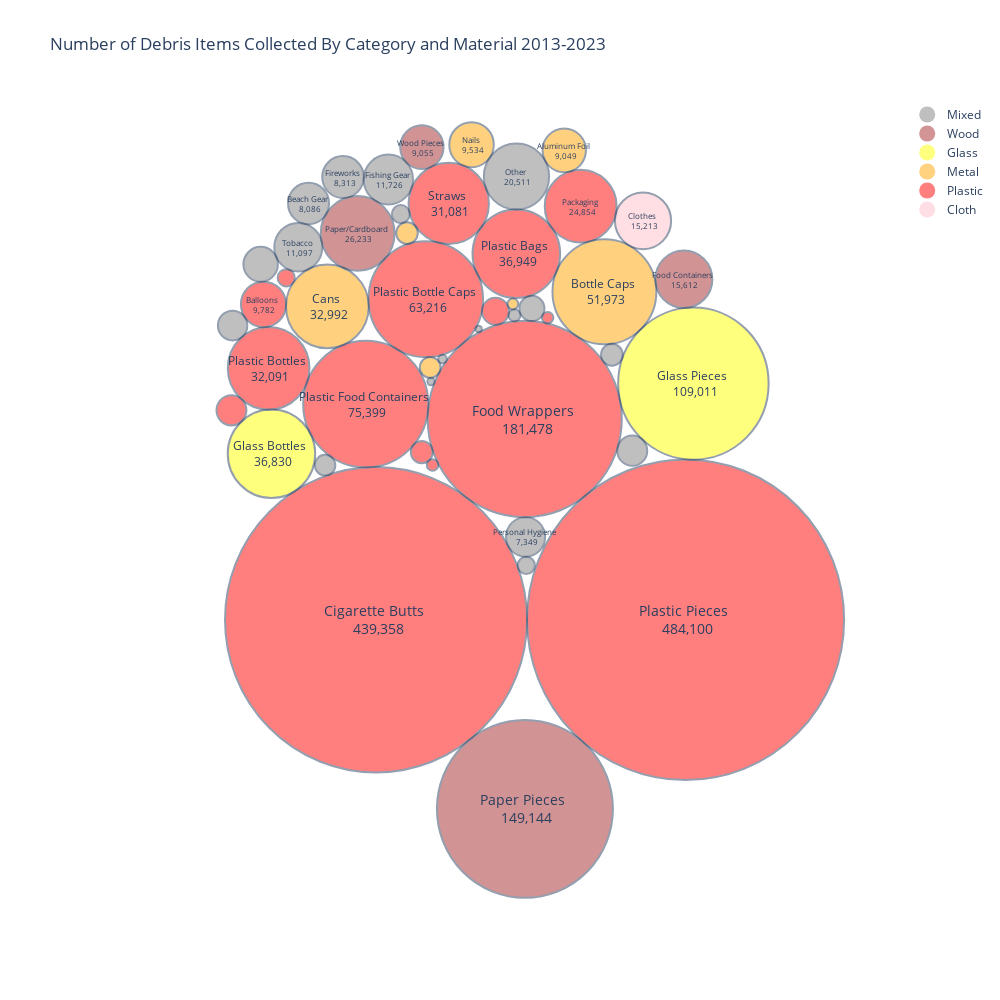

Here is the notebook cell this chart was saved with:
### Code cell
# Get data from 2013-2023 and make circle packing graph
fig = graph_maker.circle_packing_graph(plot_colors=None)
fig.show()

### Figure 1 — Plotly figure (JSON) as saved in the notebook; plotly's stock layout.template omitted (floating-point values rounded to 4 significant figures)
{"data": [{"marker": {"color": "grey", "opacity": 0.5, "size": 20, "symbol": "circle"}, "mode": "markers", "name": "Mixed", "showlegend": true, "type": "scatter", "x": [null], "y": [null]}, {"marker": {"color": "brown", "opacity": 0.5, "size": 20, "symbol": "circle"}, "mode": "markers", "name": "Wood", "showlegend": true, "type": "scatter", "x": [null], "y": [null]}, {"marker": {"color": "yellow", "opacity": 0.5, "size": 20, "symbol": "circle"}, "mode": "markers", "name": "Glass", "showlegend": true, "type": "scatter", "x": [null], "y": [null]}, {"marker": {"color": "orange", "opacity": 0.5, "size": 20, "symbol": "circle"}, "mode": "markers", "name": "Metal", "showlegend": true, "type": "scatter", "x": [null], "y": [null]}, {"marker": {"color": "red", "opacity": 0.5, "size": 20, "symbol": "circle"}, "mode": "markers", "name": "Plastic", "showlegend": true, "type": "scatter", "x": [null], "y": [null]}, {"marker": {"color": "pink", "opacity": 0.5, "size": 20, "symbol": "circle"}, "mode": "markers", "name": "Cloth", "showlegend": true, "type": "scatter", "x": [null], "y": [null]}], "layout": {"annotations": [{"font": {"size": 14}, "hovertext": "Plastic Pieces <br> 484,100", "showarrow": false, "text": "Plastic Pieces <br> 484,100", "x": 0.5181, "y": -0.2812}, {"font": {"size": 14}, "hovertext": "Cigarette Butts <br> 439,358", "showarrow": false, "text": "Cigarette Butts <br> 439,358", "x": -0.2835, "y": -0.2812}, {"font": {"size": 14}, "hovertext": "Food Wrappers <br> 181,478", "showarrow": false, "text": "Food Wrappers <br> 181,478", "x": 0.1015, "y": 0.2331}, {"font": {"size": 14}, "hovertext": "Paper Pieces <br> 149,144", "showarrow": false, "text": "Paper Pieces <br> 149,144", "x": 0.1021, "y": -0.7654}, {"font": {"size": 12}, "hovertext": "Glass Pieces <br> 109,011", "showarrow": false, "text": "Glass Pieces <br> 109,011", "x": 0.5383, "y": 0.3237}, {"font": {"size": 12}, "hovertext": "Plastic Food Containers <br> 75,399", "showarrow": false, "text": "Plastic Food Containers <br> 75,399", "x": -0.3101, "y": 0.2712}, {"font": {"size": 12}, "hovertext": "Plastic Bottle Caps <br> 63,216", "showarrow": false, "text": "Plastic Bottle Caps <br> 63,216", "x": -0.1546, "y": 0.5398}, {"font": {"size": 12}, "hovertext": "Bottle Caps <br> 51,973", "showarrow": false, "text": "Bottle Caps <br> 51,973", "x": 0.308, "y": 0.559}, {"font": {"size": 12}, "hovertext": "Plastic Bags <br> 36,949", "showarrow": false, "text": "Plastic Bags <br> 36,949", "x": 0.07985, "y": 0.6561}, {"font": {"size": 12}, "hovertext": "Glass Bottles <br> 36,830", "showarrow": false, "text": "Glass Bottles <br> 36,830", "x": -0.5542, "y": 0.1442}, {"font": {"size": 12}, "hovertext": "Cans <br> 32,992", "showarrow": false, "text": "Cans <br> 32,992", "x": -0.4095, "y": 0.5213}, {"font": {"size": 12}, "hovertext": "Plastic Bottles <br> 32,091", "showarrow": false, "text": "Plastic Bottles <br> 32,091", "x": -0.5615, "y": 0.363}, {"font": {"size": 12}, "hovertext": "Straws <br> 31,081", "showarrow": false, "text": "Straws <br> 31,081", "x": -0.09519, "y": 0.7851}, {"font": {"size": 8}, "hovertext": "Paper/Cardboard <br> 26,233", "showarrow": false, "text": "Paper/Cardboard <br> 26,233", "x": -0.331, "y": 0.7083}, {"font": {"size": 8}, "hovertext": "Packaging <br> 24,854", "showarrow": false, "text": "Packaging <br> 24,854", "x": 0.2464, "y": 0.7781}, {"font": {"size": 8}, "hovertext": "Other <br> 20,511", "showarrow": false, "text": "Other <br> 20,511", "x": 0.08026, "y": 0.854}, {"font": {"size": 8}, "hovertext": "Food Containers <br> 15,612", "showarrow": false, "text": "Food Containers <br> 15,612", "x": 0.5137, "y": 0.5911}, {"font": {"size": 8}, "hovertext": "Clothes <br> 15,213", "showarrow": false, "text": "Clothes <br> 15,213", "x": 0.4079, "y": 0.7406}, {"font": {"size": 8}, "hovertext": "Fishing Gear <br> 11,726", "showarrow": false, "text": "Fishing Gear <br> 11,726", "x": -0.2515, "y": 0.8465}, {"font": {"size": 8}, "hovertext": "Tobacco <br> 11,097", "showarrow": false, "text": "Tobacco <br> 11,097", "x": -0.4848, "y": 0.673}, {"font": {"size": 8}, "hovertext": "Balloons <br> 9,782", "showarrow": false, "text": "Balloons <br> 9,782", "x": -0.5749, "y": 0.5265}, {"font": {"size": 8}, "hovertext": "Nails <br> 9,534", "showarrow": false, "text": "Nails <br> 9,534", "x": -0.03615, "y": 0.9355}, {"font": {"size": 8}, "hovertext": "Wood Pieces <br> 9,055", "showarrow": false, "text": "Wood Pieces <br> 9,055", "x": -0.1647, "y": 0.9294}, {"font": {"size": 8}, "hovertext": "Aluminum Foil <br> 9,049", "showarrow": false, "text": "Aluminum Foil <br> 9,049", "x": 0.2039, "y": 0.921}, {"font": {"size": 8}, "hovertext": "Fireworks <br> 8,313", "showarrow": false, "text": "Fireworks <br> 8,313", "x": -0.369, "y": 0.8527}, {"font": {"size": 8}, "hovertext": "Beach Gear <br> 8,086", "showarrow": false, "text": "Beach Gear <br> 8,086", "x": -0.4582, "y": 0.7851}, {"font": {"size": 8}, "hovertext": "Personal Hygiene <br> 7,349", "showarrow": false, "text": "Personal Hygiene <br> 7,349", "x": 0.1038, "y": -0.06885}, {"font": {"size": 8}, "hovertext": "Lighters <br> 5,726", "showarrow": false, "text": "", "x": -0.5822, "y": 0.6292}, {"font": {"size": 8}, "hovertext": "Bandaids <br> 4,319", "showarrow": false, "text": "", "x": 0.3801, "y": 0.152}, {"font": {"size": 8}, "hovertext": "Lids <br> 4,310", "showarrow": false, "text": "", "x": -0.6578, "y": 0.2554}, {"font": {"size": 8}, "hovertext": "Construction Materials <br> 4,176", "showarrow": false, "text": "", "x": -0.6548, "y": 0.4724}, {"font": {"size": 8}, "hovertext": "Utensils <br> 3,473", "showarrow": false, "text": "", "x": 0.02584, "y": 0.509}, {"font": {"size": 8}, "hovertext": "Strapping Bands <br> 3,003", "showarrow": false, "text": "", "x": 0.1203, "y": 0.5161}, {"font": {"size": 8}, "hovertext": "6-Pack Holders <br> 2,294", "showarrow": false, "text": "", "x": -0.1649, "y": 0.1482}, {"font": {"size": 8}, "hovertext": "PPE <br> 2,254", "showarrow": false, "text": "", "x": 0.3272, "y": 0.3977}, {"font": {"size": 8}, "hovertext": "Batteries <br> 2,241", "showarrow": false, "text": "", "x": -0.2032, "y": 0.7093}, {"font": {"size": 8}, "hovertext": "Syringes <br> 2,059", "showarrow": false, "text": "", "x": -0.1432, "y": 0.3651}, {"font": {"size": 8}, "hovertext": "Footwear <br> 2,006", "showarrow": false, "text": "", "x": -0.4153, "y": 0.1149}, {"font": {"size": 8}, "hovertext": "Cigar Tips <br> 1,537", "showarrow": false, "text": "", "x": -0.2194, "y": 0.7577}, {"font": {"size": 8}, "hovertext": "Rope <br> 1,423", "showarrow": false, "text": "", "x": 0.1056, "y": -0.1417}, {"font": {"size": 8}, "hovertext": "Beverage Bottles <br> 1,413", "showarrow": false, "text": "", "x": -0.516, "y": 0.5947}, {"font": {"size": 8}, "hovertext": "Tires <br> 684", "showarrow": false, "text": "", "x": 0.07494, "y": 0.4985}, {"font": {"size": 8}, "hovertext": "Bagged Pet Waste <br> 636", "showarrow": false, "text": "", "x": -0.1372, "y": 0.1152}, {"font": {"size": 8}, "hovertext": "Beverage Pouches <br> 625", "showarrow": false, "text": "", "x": 0.1609, "y": 0.4924}, {"font": {"size": 8}, "hovertext": "Appliances <br> 564", "showarrow": false, "text": "", "x": 0.0709, "y": 0.5277}, {"font": {"size": 8}, "hovertext": "E-Waste <br> 347", "showarrow": false, "text": "", "x": -0.1112, "y": 0.3865}, {"font": {"size": 8}, "hovertext": "Car Parts <br> 260", "showarrow": false, "text": "", "x": -0.1411, "y": 0.3289}, {"font": {"size": 8}, "hovertext": "Bikes <br> 199", "showarrow": false, "text": "", "x": -0.01773, "y": 0.4637}], "autosize": false, "height": 1000, "plot_bgcolor": "rgba(0, 0, 0, 0)", "shapes": [{"fillcolor": "red", "line": {"width": 2}, "opacity": 0.5, "type": "circle", "x0": 0.1076, "x1": 0.9286, "xref": "x", "y0": -0.6917, "y1": 0.1293, "yref": "y"}, {"fillcolor": "red", "line": {"width": 2}, "opacity": 0.5, "type": "circle", "x0": -0.6745, "x1": 0.1076, "xref": "x", "y0": -0.6723, "y1": 0.1098, "yref": "y"}, {"fillcolor": "red", "line": {"width": 2}, "opacity": 0.5, "type": "circle", "x0": -0.1498, "x1": 0.3529, "xref": "x", "y0": -0.01828, "y1": 0.4844, "yref": "y"}, {"fillcolor": "brown", "line": {"width": 2}, "opacity": 0.5, "type": "circle", "x0": -0.1258, "x1": 0.3299, "xref": "x", "y0": -0.9932, "y1": -0.5375, "yref": "y"}, {"fillcolor": "yellow", "line": {"width": 2}, "opacity": 0.5, "type": "circle", "x0": 0.3435, "x1": 0.7331, "xref": "x", "y0": 0.1289, "y1": 0.5185, "yref": "y"}, {"fillcolor": "red", "line": {"width": 2}, "opacity": 0.5, "type": "circle", "x0": -0.4721, "x1": -0.1481, "xref": "x", "y0": 0.1092, "y1": 0.4332, "yref": "y"}, {"fillcolor": "red", "line": {"width": 2}, "opacity": 0.5, "type": "circle", "x0": -0.303, "x1": -0.006309, "xref": "x", "y0": 0.3915, "y1": 0.6882, "yref": "y"}, {"fillcolor": "orange", "line": {"width": 2}, "opacity": 0.5, "type": "circle", "x0": 0.1734, "x1": 0.4425, "xref": "x", "y0": 0.4245, "y1": 0.6935, "yref": "y"}, {"fillcolor": "red", "line": {"width": 2}, "opacity": 0.5, "type": "circle", "x0": -0.03356, "x1": 0.1933, "xref": "x", "y0": 0.5427, "y1": 0.7695, "yref": "y"}, {"fillcolor": "yellow", "line": {"width": 2}, "opacity": 0.5, "type": "circle", "x0": -0.6675, "x1": -0.441, "xref": "x", "y0": 0.03099, "y1": 0.2574, "yref": "y"}, {"fillcolor": "orange", "line": {"width": 2}, "opacity": 0.5, "type": "circle", "x0": -0.5166, "x1": -0.3023, "xref": "x", "y0": 0.4142, "y1": 0.6285, "yref": "y"}, {"fillcolor": "red", "line": {"width": 2}, "opacity": 0.5, "type": "circle", "x0": -0.6672, "x1": -0.4558, "xref": "x", "y0": 0.2573, "y1": 0.4687, "yref": "y"}, {"fillcolor": "red", "line": {"width": 2}, "opacity": 0.5, "type": "circle", "x0": -0.1992, "x1": 0.00882, "xref": "x", "y0": 0.6811, "y1": 0.8891, "yref": "y"}, {"fillcolor": "brown", "line": {"width": 2}, "opacity": 0.5, "type": "circle", "x0": -0.4266, "x1": -0.2355, "xref": "x", "y0": 0.6127, "y1": 0.8038, "yref": "y"}, {"fillcolor": "red", "line": {"width": 2}, "opacity": 0.5, "type": "circle", "x0": 0.1534, "x1": 0.3394, "xref": "x", "y0": 0.685, "y1": 0.8711, "yref": "y"}, {"fillcolor": "grey", "line": {"width": 2}, "opacity": 0.5, "type": "circle", "x0": -0.004238, "x1": 0.1648, "xref": "x", "y0": 0.7695, "y1": 0.9385, "yref": "y"}, {"fillcolor": "brown", "line": {"width": 2}, "opacity": 0.5, "type": "circle", "x0": 0.44, "x1": 0.5874, "xref": "x", "y0": 0.5174, "y1": 0.6648, "yref": "y"}, {"fillcolor": "pink", "line": {"width": 2}, "opacity": 0.5, "type": "circle", "x0": 0.3351, "x1": 0.4807, "xref": "x", "y0": 0.6678, "y1": 0.8134, "yref": "y"}, {"fillcolor": "grey", "line": {"width": 2}, "opacity": 0.5, "type": "circle", "x0": -0.3154, "x1": -0.1876, "xref": "x", "y0": 0.7826, "y1": 0.9103, "yref": "y"}, {"fillcolor": "grey", "line": {"width": 2}, "opacity": 0.5, "type": "circle", "x0": -0.5469, "x1": -0.4226, "xref": "x", "y0": 0.6109, "y1": 0.7352, "yref": "y"}, {"fillcolor": "red", "line": {"width": 2}, "opacity": 0.5, "type": "circle", "x0": -0.6333, "x1": -0.5166, "xref": "x", "y0": 0.4681, "y1": 0.5849, "yref": "y"}, {"fillcolor": "orange", "line": {"width": 2}, "opacity": 0.5, "type": "circle", "x0": -0.09375, "x1": 0.02146, "xref": "x", "y0": 0.8779, "y1": 0.9931, "yref": "y"}, {"fillcolor": "brown", "line": {"width": 2}, "opacity": 0.5, "type": "circle", "x0": -0.2208, "x1": -0.1086, "xref": "x", "y0": 0.8732, "y1": 0.9855, "yref": "y"}, {"fillcolor": "orange", "line": {"width": 2}, "opacity": 0.5, "type": "circle", "x0": 0.1478, "x1": 0.26, "xref": "x", "y0": 0.8649, "y1": 0.9771, "yref": "y"}, {"fillcolor": "grey", "line": {"width": 2}, "opacity": 0.5, "type": "circle", "x0": -0.4228, "x1": -0.3152, "xref": "x", "y0": 0.7989, "y1": 0.9065, "yref": "y"}, {"fillcolor": "grey", "line": {"width": 2}, "opacity": 0.5, "type": "circle", "x0": -0.5113, "x1": -0.4052, "xref": "x", "y0": 0.7321, "y1": 0.8382, "yref": "y"}, {"fillcolor": "grey", "line": {"width": 2}, "opacity": 0.5, "type": "circle", "x0": 0.0532, "x1": 0.1544, "xref": "x", "y0": -0.1194, "y1": -0.01827, "yref": "y"}, {"fillcolor": "grey", "line": {"width": 2}, "opacity": 0.5, "type": "circle", "x0": -0.6268, "x1": -0.5375, "xref": "x", "y0": 0.5846, "y1": 0.6739, "yref": "y"}, {"fillcolor": "grey", "line": {"width": 2}, "opacity": 0.5, "type": "circle", "x0": 0.3413, "x1": 0.4188, "xref": "x", "y0": 0.1132, "y1": 0.1907, "yref": "y"}, {"fillcolor": "red", "line": {"width": 2}, "opacity": 0.5, "type": "circle", "x0": -0.6966, "x1": -0.6191, "xref": "x", "y0": 0.2167, "y1": 0.2941, "yref": "y"}, {"fillcolor": "grey", "line": {"width": 2}, "opacity": 0.5, "type": "circle", "x0": -0.693, "x1": -0.6167, "xref": "x", "y0": 0.4343, "y1": 0.5106, "yref": "y"}, {"fillcolor": "red", "line": {"width": 2}, "opacity": 0.5, "type": "circle", "x0": -0.00893, "x1": 0.06061, "xref": "x", "y0": 0.4742, "y1": 0.5437, "yref": "y"}, {"fillcolor": "grey", "line": {"width": 2}, "opacity": 0.5, "type": "circle", "x0": 0.08793, "x1": 0.1526, "xref": "x", "y0": 0.4838, "y1": 0.5484, "yref": "y"}, {"fillcolor": "red", "line": {"width": 2}, "opacity": 0.5, "type": "circle", "x0": -0.1932, "x1": -0.1366, "xref": "x", "y0": 0.12, "y1": 0.1765, "yref": "y"}, {"fillcolor": "grey", "line": {"width": 2}, "opacity": 0.5, "type": "circle", "x0": 0.2992, "x1": 0.3552, "xref": "x", "y0": 0.3696, "y1": 0.4257, "yref": "y"}, {"fillcolor": "orange", "line": {"width": 2}, "opacity": 0.5, "type": "circle", "x0": -0.2311, "x1": -0.1753, "xref": "x", "y0": 0.6814, "y1": 0.7372, "yref": "y"}, {"fillcolor": "orange", "line": {"width": 2}, "opacity": 0.5, "type": "circle", "x0": -0.17, "x1": -0.1165, "xref": "x", "y0": 0.3383, "y1": 0.3919, "yref": "y"}, {"fillcolor": "grey", "line": {"width": 2}, "opacity": 0.5, "type": "circle", "x0": -0.4417, "x1": -0.3889, "xref": "x", "y0": 0.08848, "y1": 0.1413, "yref": "y"}, {"fillcolor": "grey", "line": {"width": 2}, "opacity": 0.5, "type": "circle", "x0": -0.2425, "x1": -0.1962, "xref": "x", "y0": 0.7346, "y1": 0.7809, "yref": "y"}, {"fillcolor": "grey", "line": {"width": 2}, "opacity": 0.5, "type": "circle", "x0": 0.08334, "x1": 0.1279, "xref": "x", "y0": -0.1639, "y1": -0.1194, "yref": "y"}, {"fillcolor": "red", "line": {"width": 2}, "opacity": 0.5, "type": "circle", "x0": -0.5382, "x1": -0.4938, "xref": "x", "y0": 0.5725, "y1": 0.6169, "yref": "y"}, {"fillcolor": "grey", "line": {"width": 2}, "opacity": 0.5, "type": "circle", "x0": 0.0595, "x1": 0.09037, "xref": "x", "y0": 0.4831, "y1": 0.5139, "yref": "y"}, {"fillcolor": "red", "line": {"width": 2}, "opacity": 0.5, "type": "circle", "x0": -0.1521, "x1": -0.1223, "xref": "x", "y0": 0.1003, "y1": 0.13, "yref": "y"}, {"fillcolor": "red", "line": {"width": 2}, "opacity": 0.5, "type": "circle", "x0": 0.1462, "x1": 0.1757, "xref": "x", "y0": 0.4777, "y1": 0.5072, "yref": "y"}, {"fillcolor": "orange", "line": {"width": 2}, "opacity": 0.5, "type": "circle", "x0": 0.05688, "x1": 0.08491, "xref": "x", "y0": 0.5136, "y1": 0.5417, "yref": "y"}, {"fillcolor": "grey", "line": {"width": 2}, "opacity": 0.5, "type": "circle", "x0": -0.1222, "x1": -0.1002, "xref": "x", "y0": 0.3756, "y1": 0.3975, "yref": "y"}, {"fillcolor": "grey", "line": {"width": 2}, "opacity": 0.5, "type": "circle", "x0": -0.1506, "x1": -0.1316, "xref": "x", "y0": 0.3194, "y1": 0.3384, "yref": "y"}, {"fillcolor": "grey", "line": {"width": 2}, "opacity": 0.5, "type": "circle", "x0": -0.02605, "x1": -0.009405, "xref": "x", "y0": 0.4554, "y1": 0.472, "yref": "y"}], "title": {"text": "Number of Debris Items Collected By Category and Material 2013-2023"}, "width": 1000, "xaxis": {"range": [-1.05, 1.05], "showgrid": false, "showticklabels": false, "zeroline": false}, "yaxis": {"range": [-1.05, 1.05], "showgrid": false, "showticklabels": false, "zeroline": false}}}
